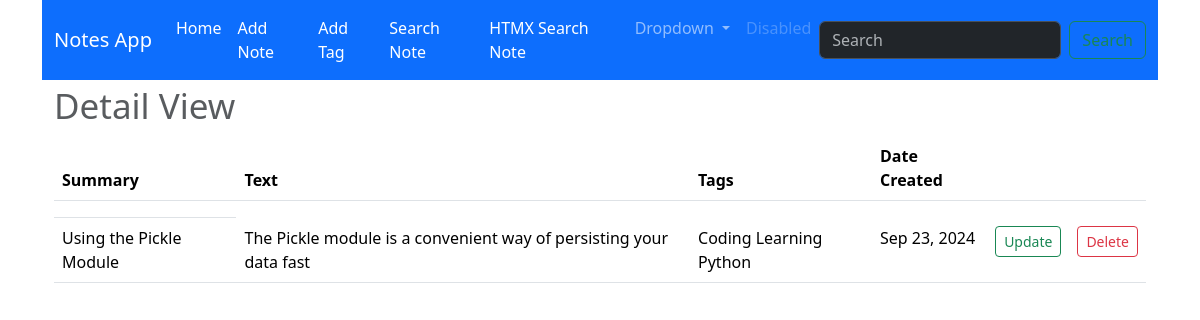
Page /detail_note/12 on the committed database.
### notes/models.py (models this page shows, shortened)
class Note(models.Model):
    summary=models.CharField(max_length=128)
    text=models.CharField(max_length=255)
    tags = models.ManyToManyField(Tag, blank=True)
    date_created = models.DateTimeField(auto_now=True)
    class Meta:
        ordering = ["date_created"]

class Tag(models.Model):
    tag=models.CharField(max_length=255, unique=True)
    def __str__(self):
        return self.tag

### notes/views.py (the view)
# urls.py: path('detail_note/<str:pk>', views.detail_note, name="detail_note"),
def detail_note(request, pk):
	note = Note.objects.get(id=pk)
	if request.method == 'POST':
		form = NoteForm(request.POST, instance=note)
		if form.is_valid():
			form.save()
			return redirect('/')
	else:
		form = NoteForm() # GET Request returns empty form
	context = {'note': note, 'form':form}
	return render(request, 'notes/detail_note.html', context)

### notes/forms.py
class NoteForm(ModelForm):
    class Meta:
        model = Note
        fields = ['summary','text','tags']
        widgets = {
            'tags': forms.CheckboxSelectMultiple
        }

### notes/templates/notes/detail_note.html (shortened to what this page needs)
{% extends "notes/base.html" %}
{% block content %}
<div class="container">
    <h1><small class="text-muted">Detail View</small></h1>
</div>
<div class="container">
    <table class="table">
        <thead>
            <tr>
                <th>Summary</th>
                <th>Text</th>
                <th>Tags</th>
                <th>Date Created</th>
                <th></th>
                <th></th>
            </tr>
            <tr>
                <td>
                </td>
        </thead>
        <tbody>
            <tr>
                <td>{{ note.summary }}</td>
                <td>{{ note.text }}</td>
                <td>
                    {% for tag in note.tags.all %}
                        {{ tag }}
                    {% endfor %}
                </td>
                <td>{{ note.date_created | date:"M j, Y"}}</td>
                <td>
                    <a class="btn btn-sm btn-outline-success" href="{% url 'update_note' note.id %}">Update</a>
                </td>
                <td>
                    <a class="btn btn-sm btn-outline-danger" href="{% url 'delete_note' note.id %}">Delete</a>
                </td>
            </tr>
        </tbody>
    </table>
</div>
{% endblock content %}

### rows in the picture
Note: summary "Using the Pickle Module", text "The Pickle module is a convenient way of persisting your data fast", date_created "Sep 23, 2024"
Tag: tag "Coding"
Tag: tag "Learning"
Tag: tag "Python"
